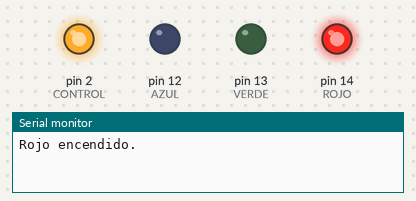
A sketch run on a simulated Arduino Uno, built with avr-gcc and run on an emulated ATmega328P. Parts: output pins drawn as LEDs (lit = HIGH), the last lines printed to the serial monitor.

Above: at 0.02 s.
At 2.5 s:
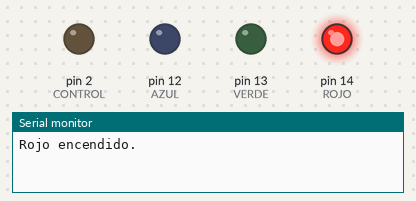
At 5.8 s:
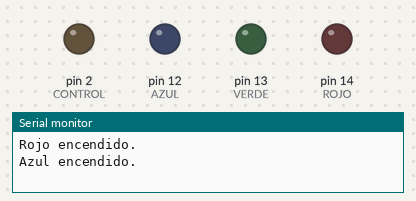
At 6.3 s:
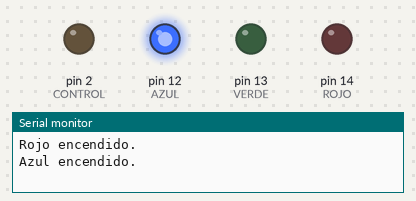
At 7.62 s:
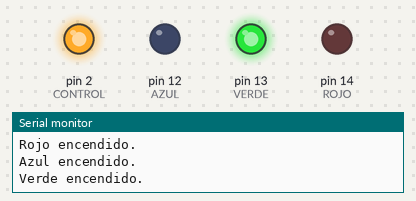
At 10.1 s:
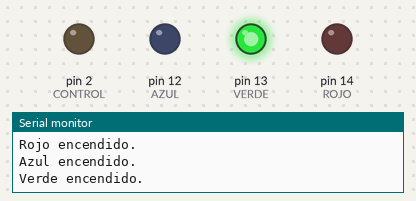
Timing chart, 0 to 16.4 s (numbered marks = the images above):
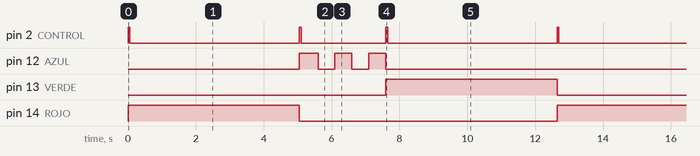

The sketch:

02_semaforo.ino
```cpp
#define ROJO 14
#define AZUL 12
#define VERDE 13
#define CONTROL 2


void setup() {
  pinMode(ROJO, OUTPUT);
  pinMode(AZUL, OUTPUT);
  pinMode(VERDE, OUTPUT);
  pinMode(CONTROL, OUTPUT);
  Serial.begin(115200);
}


void loop() {
  //Rojo encendido

  digitalWrite(CONTROL, HIGH);
  digitalWrite(ROJO, HIGH);
  Serial.print("Rojo encendido.\n");
  delay(50);
  digitalWrite(CONTROL, LOW);
  delay(5000);
  digitalWrite(ROJO, LOW);

  //Azul encendido

  digitalWrite(CONTROL, HIGH);
  digitalWrite(AZUL, HIGH);
  Serial.print("Azul encendido.\n");
  delay(50);
  digitalWrite(CONTROL, LOW);
  delay(500);
  digitalWrite(AZUL, LOW);
  delay(500);
  digitalWrite(AZUL, HIGH);
  delay(500);
  digitalWrite(AZUL, LOW);
  delay(500);
  digitalWrite(AZUL, HIGH);
  delay(500);
  digitalWrite(AZUL, LOW);


  //Verde encendido

  digitalWrite(CONTROL, HIGH);
  digitalWrite(VERDE, HIGH);
  Serial.print("Verde encendido.\n");
  delay(50);
  digitalWrite(CONTROL, LOW);
  delay(5000);
  digitalWrite(VERDE, LOW);

}
```

Measured:
- by itself, pin 2 (CONTROL): repeats every 12.7 s: LOW 5.0 s, HIGH 0.05 s, LOW 2.5 s, HIGH 0.05 s, LOW 5.0 s, HIGH 0.05 s
- by itself, pin 12 (AZUL): repeats every 12.7 s: 2 × (LOW 0.50 s, HIGH 0.50 s), LOW 10.1 s, HIGH 0.55 s
- by itself, pin 13 (VERDE), pin 14 (ROJO): alternates HIGH for 5.1 s and LOW for 7.6 s
